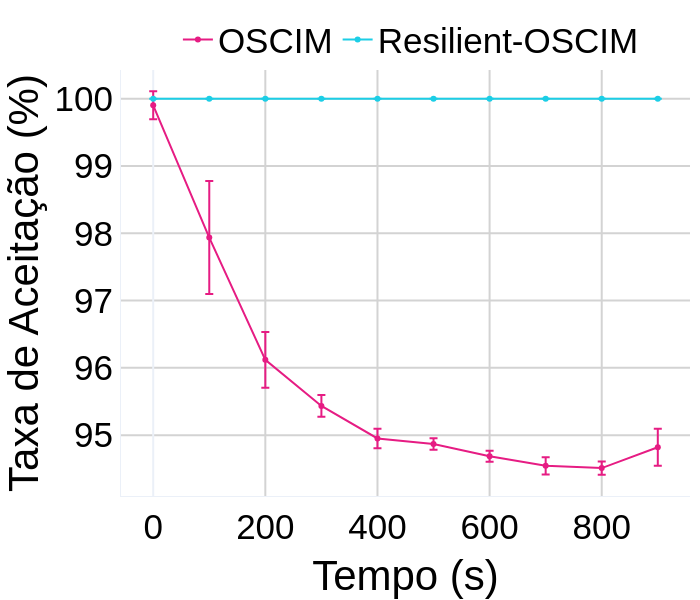
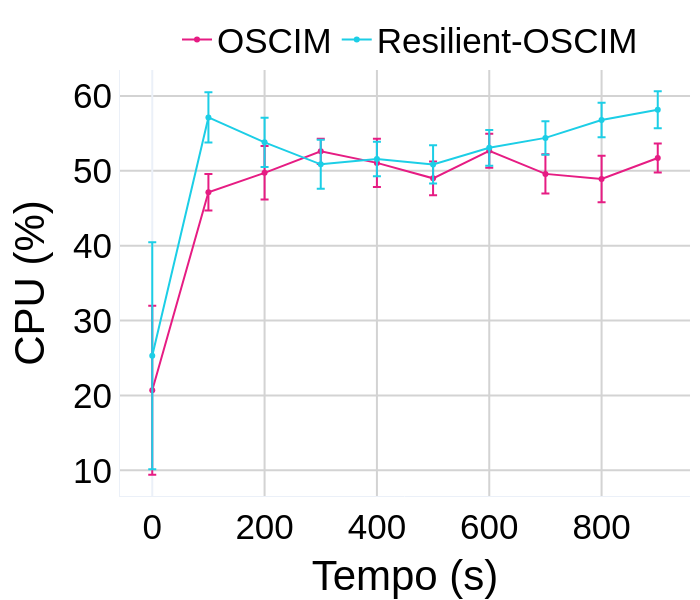
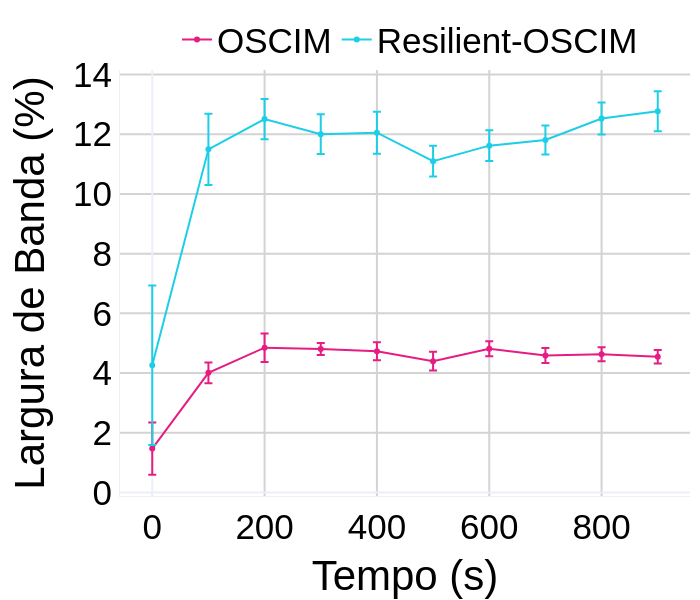
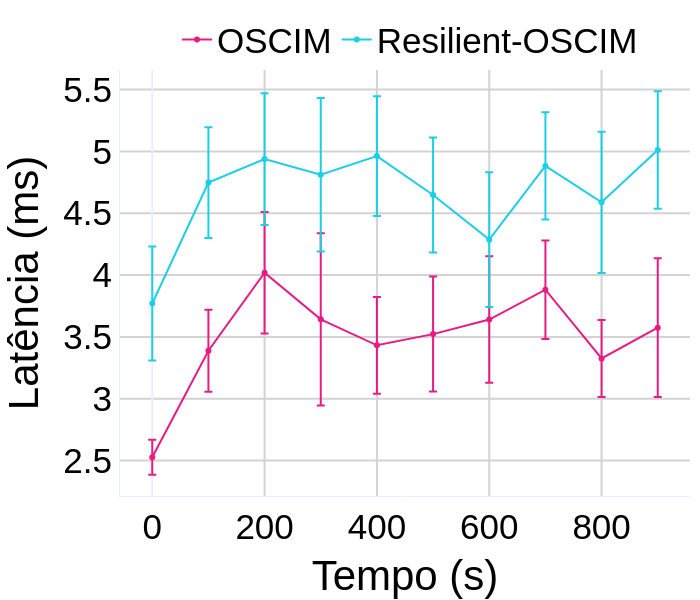

The notebook cell these images were saved under, in order:
### Code cell
# Iterando sobre cada métrica para plotar
dados_alg = []
dados_plotagem = []
for titulo, coluna in metricas.items():
    # Multiplicar por 100 quando necessário para converter em porcentagem
    multiplicador = 100 if "%" in titulo else 1

    # Preparando dados para plotagem
    dados_plotagem = []
    for alg in ['OSCIM','Resilient-OSCIM']:
        dados_alg = dados_processados[alg][coluna] * multiplicador
        dados_plotagem.append(dados_alg)

    # Chamada para a função de plotagem com os dados preparados
    plotly_three_lines_graph_with_error_bars(*dados_plotagem,
                             yaxis_title=titulo,
                             linha2=legendas['OSCIM'],
                             linha3=legendas['Resilient-OSCIM'],
                            steps=100)

### Figure 1 — Plotly figure (JSON) as saved in the notebook; plotly's stock layout.template omitted (floating-point values rounded to 4 significant figures)
{"data": [{"error_y": {"array": [0.2081, 0.839, 0.4142, 0.1613, 0.1456, 0.08405, 0.08196, 0.1284, 0.09848, 0.2754], "type": "data", "visible": true}, "line": {"color": "#E61C83", "dash": "solid"}, "mode": "lines+markers", "name": "OSCIM", "type": "scatter", "x": [0, 100, 200, 300, 400, 500, 600, 700, 800, 900], "y": [99.9, 97.94, 96.12, 95.43, 94.95, 94.87, 94.69, 94.54, 94.51, 94.82]}, {"error_y": {"array": [0, 0, 0, 0, 0, 0, 0, 0, 0, 0], "type": "data", "visible": true}, "line": {"color": "#1CCEE6", "dash": "solid"}, "mode": "lines+markers", "name": "Resilient-OSCIM", "type": "scatter", "x": [0, 100, 200, 300, 400, 500, 600, 700, 800, 900], "y": [100, 100, 100, 100, 100, 100, 100, 100, 100, 100]}], "layout": {"autosize": true, "font": {"color": "Black", "family": "Arial", "size": 35}, "height": 600, "legend": {"itemwidth": 30, "orientation": "h", "title": {}, "traceorder": "normal", "x": 0.1, "y": 1.14}, "margin": {"b": 100, "l": 120, "r": 10, "t": 25}, "width": 700, "xaxis": {"gridcolor": "lightgray", "gridwidth": 2, "showgrid": true, "showline": true, "title": {"text": "Tempo (s)"}}, "yaxis": {"gridcolor": "lightgray", "gridwidth": 2, "showgrid": true, "showline": true, "title": {"text": "Taxa de Aceitação (%)"}}}}

### Figure 2 — Plotly figure (JSON) as saved in the notebook; plotly's stock layout.template omitted (floating-point values rounded to 4 significant figures)
{"data": [{"error_y": {"array": [11.29, 2.435, 3.569, 1.682, 3.21, 2.246, 2.275, 2.634, 3.119, 1.93], "type": "data", "visible": true}, "line": {"color": "#E61C83", "dash": "solid"}, "mode": "lines+markers", "name": "OSCIM", "type": "scatter", "x": [0, 100, 200, 300, 400, 500, 600, 700, 800, 900], "y": [20.71, 47.14, 49.73, 52.61, 51.06, 49.0, 52.67, 49.59, 48.91, 51.71]}, {"error_y": {"array": [15.15, 3.362, 3.296, 3.28, 2.311, 2.555, 2.39, 2.237, 2.298, 2.461], "type": "data", "visible": true}, "line": {"color": "#1CCEE6", "dash": "solid"}, "mode": "lines+markers", "name": "Resilient-OSCIM", "type": "scatter", "x": [0, 100, 200, 300, 400, 500, 600, 700, 800, 900], "y": [25.31, 57.13, 53.81, 50.87, 51.59, 50.86, 53.08, 54.4, 56.79, 58.16]}], "layout": {"autosize": true, "font": {"color": "Black", "family": "Arial", "size": 35}, "height": 600, "legend": {"itemwidth": 30, "orientation": "h", "title": {}, "traceorder": "normal", "x": 0.1, "y": 1.14}, "margin": {"b": 100, "l": 120, "r": 10, "t": 25}, "width": 700, "xaxis": {"gridcolor": "lightgray", "gridwidth": 2, "showgrid": true, "showline": true, "title": {"text": "Tempo (s)"}}, "yaxis": {"gridcolor": "lightgray", "gridwidth": 2, "showgrid": true, "showline": true, "title": {"text": "CPU (%)"}}}}

### Figure 3 — Plotly figure (JSON) as saved in the notebook; plotly's stock layout.template omitted (floating-point values rounded to 4 significant figures)
{"data": [{"error_y": {"array": [0.8743, 0.3472, 0.4776, 0.2016, 0.2992, 0.3152, 0.2546, 0.2537, 0.2339, 0.224], "type": "data", "visible": true}, "line": {"color": "#E61C83", "dash": "solid"}, "mode": "lines+markers", "name": "OSCIM", "type": "scatter", "x": [0, 100, 200, 300, 400, 500, 600, 700, 800, 900], "y": [1.469, 4.007, 4.849, 4.807, 4.731, 4.399, 4.814, 4.588, 4.63, 4.544]}, {"error_y": {"array": [2.673, 1.194, 0.6741, 0.6687, 0.7008, 0.5115, 0.5152, 0.4851, 0.5336, 0.6711], "type": "data", "visible": true}, "line": {"color": "#1CCEE6", "dash": "solid"}, "mode": "lines+markers", "name": "Resilient-OSCIM", "type": "scatter", "x": [0, 100, 200, 300, 400, 500, 600, 700, 800, 900], "y": [4.263, 11.5, 12.51, 12.0, 12.05, 11.1, 11.62, 11.81, 12.53, 12.77]}], "layout": {"autosize": true, "font": {"color": "Black", "family": "Arial", "size": 35}, "height": 600, "legend": {"itemwidth": 30, "orientation": "h", "title": {}, "traceorder": "normal", "x": 0.1, "y": 1.14}, "margin": {"b": 100, "l": 120, "r": 10, "t": 25}, "width": 700, "xaxis": {"gridcolor": "lightgray", "gridwidth": 2, "showgrid": true, "showline": true, "title": {"text": "Tempo (s)"}}, "yaxis": {"gridcolor": "lightgray", "gridwidth": 2, "showgrid": true, "showline": true, "title": {"text": "Largura de Banda (%)"}}}}

### Figure 4 — Plotly figure (JSON) as saved in the notebook; plotly's stock layout.template omitted (floating-point values rounded to 4 significant figures)
{"data": [{"error_y": {"array": [0.1416, 0.3316, 0.4906, 0.6961, 0.3915, 0.4651, 0.5116, 0.3983, 0.3108, 0.5603], "type": "data", "visible": true}, "line": {"color": "#E61C83", "dash": "solid"}, "mode": "lines+markers", "name": "OSCIM", "type": "scatter", "x": [0, 100, 200, 300, 400, 500, 600, 700, 800, 900], "y": [2.527, 3.388, 4.019, 3.642, 3.432, 3.523, 3.641, 3.881, 3.325, 3.575]}, {"error_y": {"array": [0.4616, 0.4486, 0.5324, 0.6203, 0.4851, 0.4643, 0.5455, 0.4334, 0.5717, 0.4752], "type": "data", "visible": true}, "line": {"color": "#1CCEE6", "dash": "solid"}, "mode": "lines+markers", "name": "Resilient-OSCIM", "type": "scatter", "x": [0, 100, 200, 300, 400, 500, 600, 700, 800, 900], "y": [3.77, 4.748, 4.938, 4.811, 4.962, 4.648, 4.287, 4.883, 4.588, 5.011]}], "layout": {"autosize": true, "font": {"color": "Black", "family": "Arial", "size": 35}, "height": 600, "legend": {"itemwidth": 30, "orientation": "h", "title": {}, "traceorder": "normal", "x": 0.1, "y": 1.14}, "margin": {"b": 100, "l": 120, "r": 10, "t": 25}, "width": 700, "xaxis": {"gridcolor": "lightgray", "gridwidth": 2, "showgrid": true, "showline": true, "title": {"text": "Tempo (s)"}}, "yaxis": {"gridcolor": "lightgray", "gridwidth": 2, "showgrid": true, "showline": true, "title": {"text": "Latência (ms)"}}}}
